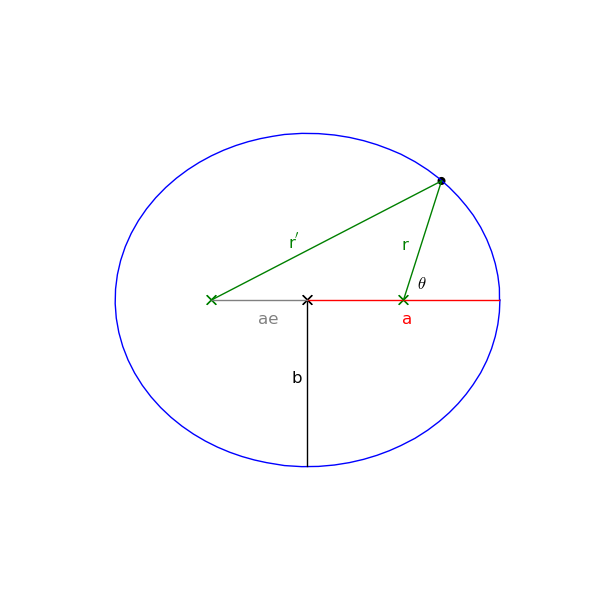

This chart was generated by the following Python code:
import math
import numpy
import pylab

# show the ellipse geometry

# M. Zingale (2009-02-13)


def ellipse():

    # theta ranges from 0 to 2pi
    npts = 250
    theta = numpy.arange(npts)*2.0*math.pi/(npts-1)

    e = 0.5
    a = 1.0
    b = a*math.sqrt(1-e*e)

    n = npts/5
 
    r = a*(1.0 - e*e)/(1.0 + e*numpy.cos(theta))

    x = r*numpy.cos(theta)
    y = r*numpy.sin(theta)


    # plotting
    pylab.clf()

    ax = pylab.gca()
    ax.set_aspect("equal", "datalim")
    pylab.axis("off")
        
    # Draw the ellipse
    pylab.plot(x,y,color="b")

    # draw our current point
    pylab.scatter([x[n]],[y[n]], color="k", s=25)

    # second foci
    pylab.scatter([-2.0*a*e],[0], color="g", marker="x", s=200)

    # primary foci
    pylab.scatter([0],       [0], color="g", marker="x", s=200)

    # center
    pylab.scatter([-a*e],       [0], color='k', marker="x", s=200)

    # draw the semi-major axis
    pylab.plot([-a*e,a*(1-e)],[0,0], color='r')
    pylab.text(0.5*a - a*e, -0.15*b, "a", color='r')

    # draw the semi-minor axis
    pylab.plot([-a*e,-a*e], [0,-b], color='k')
    pylab.text(-a*e-0.15*a*e, -0.5*b, "b", color='k')

    pylab.plot([-a*e, -2*a*e], [0,0], color="0.5")
    pylab.text(-1.5*a*e, -0.15*b, "ae", color="0.5")

    # draw lines connecting the foci to the current point
    pylab.plot([0,x[n]],[0,y[n]], color="g")
    pylab.text(0, 0.3*b, "r", color="g")

    pylab.plot([-2.0*a*e,x[n]],[0,y[n]], color="g")
    pylab.text(-a*e-0.1*a, 0.3*b, r"r$^\prime$", color="g")
    # indicate the angle
    pylab.text(0.075*a, 0.05*b, r"$\theta$", color="k")
    
    pylab.axis([-1.75,.75,-1.25,1.25])
 
    f = pylab.gcf()
    f.set_size_inches(6.0,6.0)

    outfile = "ellipse_geom.png"
    pylab.savefig(outfile)


if __name__== "__main__":
    ellipse()


    
        
